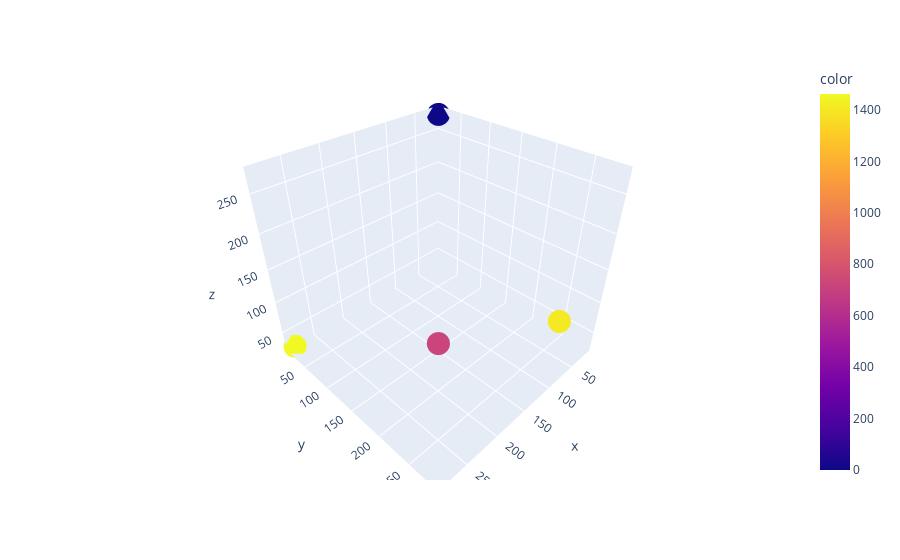

Notebook code for this chart:
### Code cell
ref_pts = XYZ[[0,721,1409,1462],:]
xyz = pd.DataFrame(ref_pts, columns=['x','y','z'])
xyz['id'] = ID[[0,721,1409,1462]]
# px.scatter_3d(x=xyz['x'], y=xyz['y'], z=xyz['z'], color=xyz['id']).show()

### Figure 1 — Plotly figure (JSON) as saved in the notebook; plotly's stock layout.template omitted (floating-point values rounded to 4 significant figures)
{"data": [{"hovertemplate": "x=%{x}<br>y=%{y}<br>z=%{z}<br>color=%{marker.color}<extra></extra>", "legendgroup": "", "marker": {"color": [0, 721, 1409, 1462], "coloraxis": "coloraxis", "symbol": "circle"}, "mode": "markers", "name": "", "scene": "scene", "showlegend": false, "type": "scatter3d", "x": [15, 285, 60, 285], "y": [15, 285, 270, 15], "z": [274, 212, 88, 26]}], "layout": {"coloraxis": {"colorbar": {"title": {"text": "color"}}, "colorscale": [[0, "#0d0887"], [0.1111, "#46039f"], [0.2222, "#7201a8"], [0.3333, "#9c179e"], [0.4444, "#bd3786"], [0.5556, "#d8576b"], [0.6667, "#ed7953"], [0.7778, "#fb9f3a"], [0.8889, "#fdca26"], [1, "#f0f921"]]}, "legend": {"tracegroupgap": 0}, "margin": {"t": 60}, "scene": {"domain": {"x": [0, 1], "y": [0, 1]}, "xaxis": {"title": {"text": "x"}}, "yaxis": {"title": {"text": "y"}}, "zaxis": {"title": {"text": "z"}}}}}
